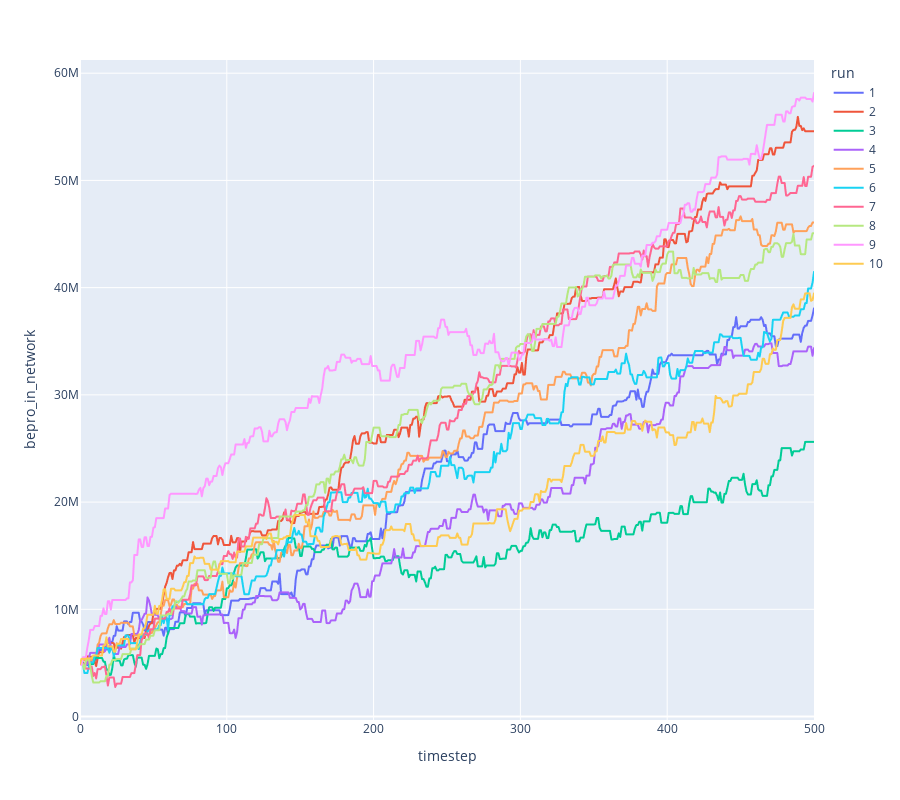

Notebook cell for this chart:
### Code cell
px.line(
    df,
    x='timestep',
    y='bepro_in_network', 
    color='run', 
    height=800,
)

### Figure 1 — Plotly figure (JSON) as saved in the notebook; plotly's stock layout.template omitted (floating-point values rounded to 4 significant figures; data arrays with more than 128 entries replaced by an {"elided": "..."} marker saying what was removed)
{"data": [{"hovertemplate": "run=1<br>timestep=%{x}<br>bepro_in_network=%{y}<extra></extra>", "legendgroup": "1", "line": {"color": "#636efa", "dash": "solid"}, "mode": "lines", "name": "1", "showlegend": true, "type": "scattergl", "x": {"elided": "501 int values"}, "xaxis": "x", "y": {"elided": "501 int values"}, "yaxis": "y"}, {"hovertemplate": "run=2<br>timestep=%{x}<br>bepro_in_network=%{y}<extra></extra>", "legendgroup": "2", "line": {"color": "#EF553B", "dash": "solid"}, "mode": "lines", "name": "2", "showlegend": true, "type": "scattergl", "x": {"elided": "501 int values"}, "xaxis": "x", "y": {"elided": "501 int values"}, "yaxis": "y"}, {"hovertemplate": "run=3<br>timestep=%{x}<br>bepro_in_network=%{y}<extra></extra>", "legendgroup": "3", "line": {"color": "#00cc96", "dash": "solid"}, "mode": "lines", "name": "3", "showlegend": true, "type": "scattergl", "x": {"elided": "501 int values"}, "xaxis": "x", "y": {"elided": "501 int values"}, "yaxis": "y"}, {"hovertemplate": "run=4<br>timestep=%{x}<br>bepro_in_network=%{y}<extra></extra>", "legendgroup": "4", "line": {"color": "#ab63fa", "dash": "solid"}, "mode": "lines", "name": "4", "showlegend": true, "type": "scattergl", "x": {"elided": "501 int values"}, "xaxis": "x", "y": {"elided": "501 int values"}, "yaxis": "y"}, {"hovertemplate": "run=5<br>timestep=%{x}<br>bepro_in_network=%{y}<extra></extra>", "legendgroup": "5", "line": {"color": "#FFA15A", "dash": "solid"}, "mode": "lines", "name": "5", "showlegend": true, "type": "scattergl", "x": {"elided": "501 int values"}, "xaxis": "x", "y": {"elided": "501 int values"}, "yaxis": "y"}, {"hovertemplate": "run=6<br>timestep=%{x}<br>bepro_in_network=%{y}<extra></extra>", "legendgroup": "6", "line": {"color": "#19d3f3", "dash": "solid"}, "mode": "lines", "name": "6", "showlegend": true, "type": "scattergl", "x": {"elided": "501 int values"}, "xaxis": "x", "y": {"elided": "501 int values"}, "yaxis": "y"}, {"hovertemplate": "run=7<br>timestep=%{x}<br>bepro_in_network=%{y}<extra></extra>", "legendgroup": "7", "line": {"color": "#FF6692", "dash": "solid"}, "mode": "lines", "name": "7", "showlegend": true, "type": "scattergl", "x": {"elided": "501 int values"}, "xaxis": "x", "y": {"elided": "501 int values"}, "yaxis": "y"}, {"hovertemplate": "run=8<br>timestep=%{x}<br>bepro_in_network=%{y}<extra></extra>", "legendgroup": "8", "line": {"color": "#B6E880", "dash": "solid"}, "mode": "lines", "name": "8", "showlegend": true, "type": "scattergl", "x": {"elided": "501 int values"}, "xaxis": "x", "y": {"elided": "501 int values"}, "yaxis": "y"}, {"hovertemplate": "run=9<br>timestep=%{x}<br>bepro_in_network=%{y}<extra></extra>", "legendgroup": "9", "line": {"color": "#FF97FF", "dash": "solid"}, "mode": "lines", "name": "9", "showlegend": true, "type": "scattergl", "x": {"elided": "501 int values"}, "xaxis": "x", "y": {"elided": "501 int values"}, "yaxis": "y"}, {"hovertemplate": "run=10<br>timestep=%{x}<br>bepro_in_network=%{y}<extra></extra>", "legendgroup": "10", "line": {"color": "#FECB52", "dash": "solid"}, "mode": "lines", "name": "10", "showlegend": true, "type": "scattergl", "x": {"elided": "501 int values"}, "xaxis": "x", "y": {"elided": "501 int values"}, "yaxis": "y"}], "layout": {"height": 800, "legend": {"title": {"text": "run"}, "tracegroupgap": 0}, "margin": {"t": 60}, "xaxis": {"anchor": "y", "domain": [0, 1], "title": {"text": "timestep"}}, "yaxis": {"anchor": "x", "domain": [0, 1], "title": {"text": "bepro_in_network"}}}}
